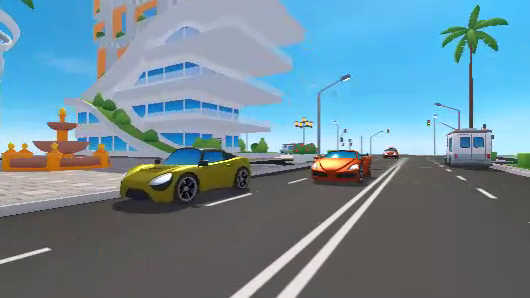
#> input picture frame 20 of SampleData/left.mp4, 530 x 298 px
$ python hybrid_stitcher.py
#> lines starting #> are read from the running program, lines starting #| are printed output that depends on the picture; pictures that were not available may be replaced by others from this repository, and a replacement may not be noted
import cv2
import numpy as np
import os

os.chdir(os.path.dirname(os.path.abspath(__file__)))

print("Phase 1: AI Homography Calculation on Frame 1...")

cap_l = cv2.VideoCapture('../SampleData/left.mp4')
cap_f = cv2.VideoCapture('../SampleData/center.mp4')
cap_r = cv2.VideoCapture('../SampleData/right.mp4')

ret_l, img_l = cap_l.read()
#> img_l is the input picture: shape (298, 530, 3); mean B, G, R 153.3, 139.1, 110.1
ret_f, img_f = cap_f.read()
ret_r, img_r = cap_r.read()

if not (ret_l and ret_f and ret_r):
    print("Error: Could not read first frames.")
    exit(1)

gray_l = cv2.cvtColor(img_l, cv2.COLOR_BGR2GRAY)
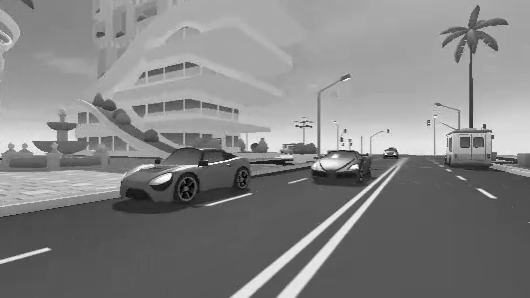
#> gray_l: shape (298, 530); min 0, max 255, mean 131.9
gray_f = cv2.cvtColor(img_f, cv2.COLOR_BGR2GRAY)
gray_r = cv2.cvtColor(img_r, cv2.COLOR_BGR2GRAY)

sift = cv2.SIFT_create()

kp_l, des_l = sift.detectAndCompute(gray_l, None)
#> kp_l = 469 keypoints; strongest (x, y, size): (355, 167, 3.8), (165, 178, 6.1), (484, 126, 2.3), (492, 137, 2.5)
kp_f, des_f = sift.detectAndCompute(gray_f, None)
#> kp_f has the same summary as kp_l
kp_r, des_r = sift.detectAndCompute(gray_r, None)
#> kp_r has the same summary as kp_l

FLANN_INDEX_KDTREE = 1
index_params = dict(algorithm=FLANN_INDEX_KDTREE, trees=5)
search_params = dict(checks=50)
flann = cv2.FlannBasedMatcher(index_params, search_params)

def get_homography(des_src, des_dst, kp_src, kp_dst):
    matches = flann.knnMatch(des_src, des_dst, k=2)
#> matches = 469 matches
    good = []
    for m, n in matches:
        if m.distance < 0.7 * n.distance:
            good.append(m)
#> after the loop, good = 469 matches

    if len(good) > 10:
        src_pts = np.float32([kp_src[m.queryIdx].pt for m in good]).reshape(-1, 1, 2)
#> src_pts = 469 rows, first 8: [3.59, 33.66], [3.59, 33.66], [6, 40.4], [6, 40.4], [10.05, 255.9], [10.3, 42.65], [10.42, 40.65], [10.78, 146]
        dst_pts = np.float32([kp_dst[m.trainIdx].pt for m in good]).reshape(-1, 1, 2)
#> dst_pts has the same summary as src_pts

        # Calculate Homography with RANSAC
        H, mask = cv2.findHomography(src_pts, dst_pts, cv2.RANSAC, 5.0)
#> H = [[1, -4.87e-16, -3.38e-13], [8.83e-17, 1, -1.28e-13], [5.63e-19, -4.09e-18, 1]]; mask = 469 values from 1 to 1
        return H
    return None

# Find homography mapping left to front, and right to front
H_l = get_homography(des_l, des_f, kp_l, kp_f)
#> H_l has the same summary as H in get_homography
H_r = get_homography(des_r, des_f, kp_r, kp_f)
#> H_r has the same summary as H in get_homography

if H_l is None or H_r is None:
    print("Error: Could not find enough features to compute Homography.")
    exit(1)

print("Homography matrices successfully computed and locked!")

# Calculate bounding box of the final stitched image
h, w = img_f.shape[:2]
#> h = 298; w = 530

# Corners of left, front, right images
corners = np.float32([[0, 0], [0, h], [w, h], [w, 0]]).reshape(-1, 1, 2)
#> corners = [[0, 0], [0, 298], [530, 298], [530, 0]]

# Warp corners to find bounding box
warped_corners_l = cv2.perspectiveTransform(corners, H_l)
#> warped_corners_l = [[-3.38e-13, -1.28e-13], [-4.83e-13, 298], [530, 298], [530, -8.12e-14]]
warped_corners_r = cv2.perspectiveTransform(corners, H_r)
#> warped_corners_r has the same summary as warped_corners_l

# All corners in the stitched space
all_corners = np.concatenate((corners, warped_corners_l, warped_corners_r), axis=0)
#> all_corners = [[0, 0], [0, 298], [530, 298], [530, 0], [-3.38e-13, -1.28e-13], [-4.83e-13, 298], [530, 298], [530, -8.12e-14], [-3.38e-13, -1.28e-13], [-4.83e-13, 298], [530, 298], [530, -8.12e-14]]

[x_min, y_min] = np.int32(all_corners.min(axis=0).ravel() - 0.5)
#> x_min = 0; y_min = 0
[x_max, y_max] = np.int32(all_corners.max(axis=0).ravel() + 0.5)
#> x_max = 530; y_max = 298

# Global translation matrix to shift everything into positive coordinates
translation_dist = [-x_min, -y_min]
#> translation_dist = [0, 0]
H_translation = np.array([
    [1, 0, translation_dist[0]],
    [0, 1, translation_dist[1]],
    [0, 0, 1]
], dtype=np.float32)
#> H_translation = [[1, 0, 0], [0, 1, 0], [0, 0, 1]]

# Final adjusted matrices
H_l_final = H_translation.dot(H_l).astype(np.float32)
#> H_l_final has the same summary as H in get_homography
H_r_final = H_translation.dot(H_r).astype(np.float32)
#> H_r_final has the same summary as H in get_homography
H_f_final = H_translation
#> H_f_final = [[1, 0, 0], [0, 1, 0], [0, 0, 1]]

canvas_size = (int(x_max - x_min), int(y_max - y_min))
#> canvas_size = (530, 298)
print(f"Internal Warp Canvas Size: {canvas_size}")
#| Internal Warp Canvas Size: (530, 298)

# Define the cropping boundaries (Y-axis only, bound to the center frame's height)
crop_y_start = int(-y_min)
#> crop_y_start = 0
crop_y_end = int(-y_min + h)
#> crop_y_end = 298
final_width = canvas_size[0]
#> final_width = 530
final_height = h
#> final_height = 298
final_canvas_size = (final_width, final_height)
#> final_canvas_size = (530, 298)
print(f"Cropped Final Video Size: {final_canvas_size}")
#| Cropped Final Video Size: (530, 298)

fps = cap_f.get(cv2.CAP_PROP_FPS)
if fps == 0 or fps != fps: fps = 30.0

fourcc = cv2.VideoWriter_fourcc(*'MJPG')
out = cv2.VideoWriter('../SampleData/stitched_result.avi', fourcc, fps, final_canvas_size)

# Reset videos to beginning
cap_l.set(cv2.CAP_PROP_POS_FRAMES, 0)
cap_f.set(cv2.CAP_PROP_POS_FRAMES, 0)
cap_r.set(cv2.CAP_PROP_POS_FRAMES, 0)

print("\nPhase 2: Static Frame Application...", flush=True)
frame_count = 0

while True:
    ret_l, f_l = cap_l.read()
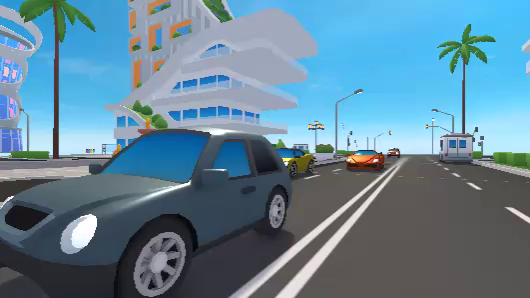
#> input picture frame 0 of SampleData/left.mp4, 530 x 298 px
#> f_l is the input picture: shape (298, 530, 3); mean B, G, R 152.9, 133.6, 98.7
    ret_f, f_f = cap_f.read()
    ret_r, f_r = cap_r.read()

    if not (ret_l and ret_f and ret_r):
        break

    # Warp all three frames onto the global canvas
    warp_l = cv2.warpPerspective(f_l, H_l_final, canvas_size)
    warp_f = cv2.warpPerspective(f_f, H_f_final, canvas_size)
    warp_r = cv2.warpPerspective(f_r, H_r_final, canvas_size)

    # Merge them
    merged = np.maximum(warp_l, warp_f)
    merged = np.maximum(merged, warp_r)

    # Crop out the black voids vertically
    merged_cropped = merged[crop_y_start:crop_y_end, :]

    out.write(merged_cropped)
    frame_count += 1
    print(f"Warped and stitched frame {frame_count}...", end="\r", flush=True)

cap_l.release()
cap_f.release()
cap_r.release()
out.release()
print("\nDone! Saved stitched_hybrid.avi", flush=True)

$ run again, starting later in the video
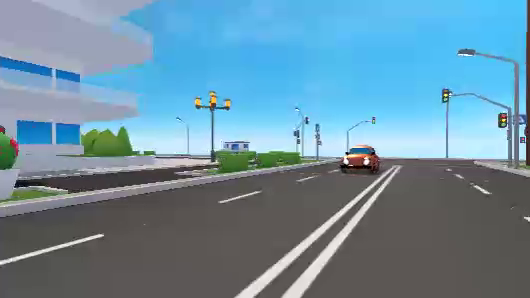
#> input picture frame 93 of SampleData/left.mp4, 530 x 298 px
#> img_l is the input picture: shape (298, 530, 3); mean B, G, R 162.1, 143.2, 107.1
#> `gray_l = cv2.cvtColor(img_l, cv2.COLOR_BGR2GRAY)`:
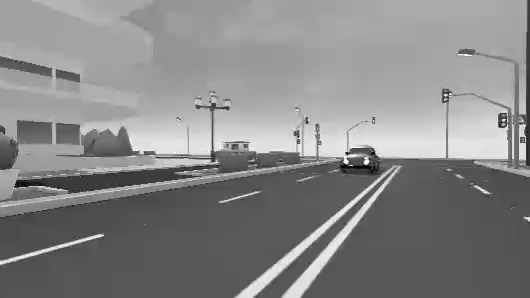
#> gray_l: shape (298, 530); min 0, max 255, mean 134.5
#> kp_l = 353 keypoints; strongest (x, y, size): (347, 153, 2.1), (366, 162, 3.5), (445, 95, 1.8), (346, 162, 3)
#> kp_f has the same summary as kp_l
#> kp_r has the same summary as kp_l
#> matches = 353 matches
#> src_pts = 353 rows, first 8: [3.02, 55.61], [5.9, 258], [7.08, 199.8], [9.22, 165.8], [9.69, 67], [10.89, 259.7], [10.89, 259.7], [11.46, 263]
#> dst_pts has the same summary as src_pts
#> H = [[1, -3.57e-16, -4.08e-14], [3.43e-16, 1, 3.69e-14], [2.51e-18, -4.53e-19, 1]]; mask = 353 values from 1 to 1
#> H_l has the same summary as H in get_homography
#> H_r has the same summary as H in get_homography
#> warped_corners_l = [[-4.08e-14, 3.69e-14], [-1.47e-13, 298], [530, 298], [530, 2.19e-13]]
#> warped_corners_r has the same summary as warped_corners_l
#> all_corners = [[0, 0], [0, 298], [530, 298], [530, 0], [-4.08e-14, 3.69e-14], [-1.47e-13, 298], [530, 298], [530, 2.19e-13], [-4.08e-14, 3.69e-14], [-1.47e-13, 298], [530, 298], [530, 2.19e-13]]
#> x_min = 0
#> x_max = 530; y_max = 298
#> translation_dist = [0, 0]
#> H_translation = [[1, 0, 0], [0, 1, 0], [0, 0, 1]]
#> H_l_final has the same summary as H in get_homography
#> H_r_final has the same summary as H in get_homography
#> canvas_size = (530, 298)
#| Internal Warp Canvas Size: (530, 298)
#> crop_y_start = 0
#> crop_y_end = 298
#> final_width = 530
#> final_canvas_size = (530, 298)
#| Cropped Final Video Size: (530, 298)
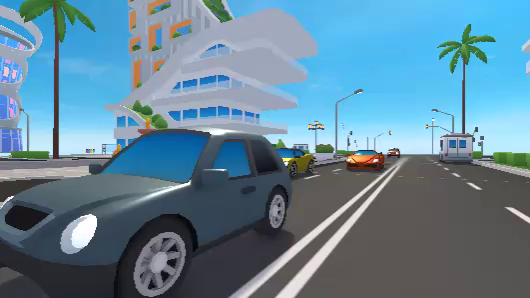
#> input picture frame 0 of SampleData/left.mp4, 530 x 298 px
#> f_l is the input picture: shape (298, 530, 3); mean B, G, R 152.9, 133.6, 98.7
